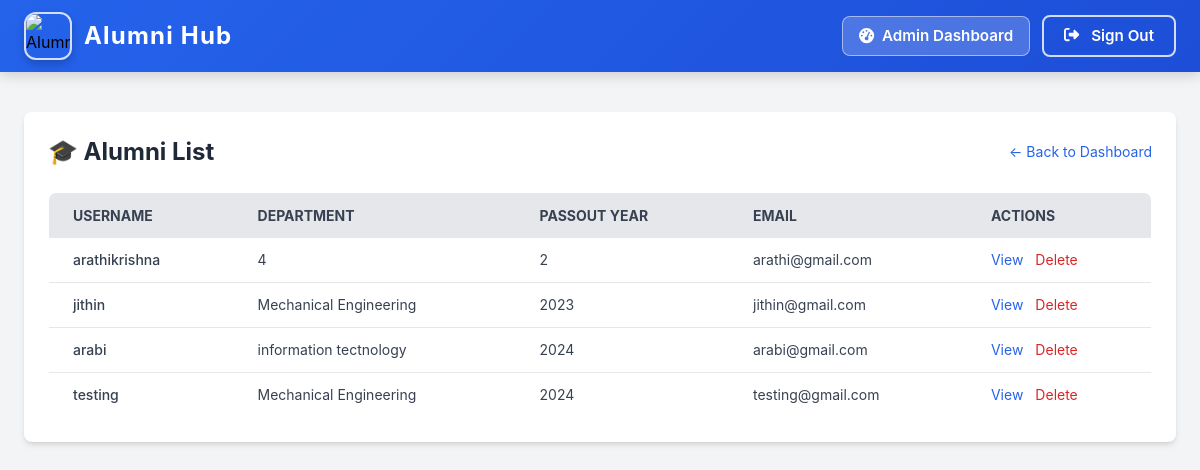
The page /alumni/ (signed in) on the database its author committed.
### myapp/models.py (models this page shows, shortened)
class AlumniProfile(models.Model):
    user = models.OneToOneField(User, on_delete=models.CASCADE, related_name='alumni_profile')
    company = models.CharField(max_length=255, blank=True, null=True)
    job_title = models.CharField(max_length=255, blank=True, null=True)
    graduation_year = models.PositiveIntegerField(default=2025)
    linkedin = models.URLField(blank=True, null=True)
    profile_picture = models.ImageField(upload_to='profile_pics/', blank=True, null=True)
    department = models.CharField(max_length=100)  # <- Make sure this exists
    passout_year = models.IntegerField(default=2025)           # <- And this too

class User(AbstractUser):
    is_alumni = models.BooleanField(default=False)
    is_student = models.BooleanField(default=False)
    groups = models.ManyToManyField(Group, related_name="custom_user_groups", blank=True)
    user_permissions = models.ManyToManyField(Permission, related_name="custom_user_permissions", blank=True)

### myapp/views.py (the view)
# urls.py: path('alumni/', admin_alumni_list, name='admin_alumni_list'),
@user_passes_test(is_admin)
@login_required(login_url='signin')
def admin_alumni_list(request):
    alumni = AlumniProfile.objects.all()
    return render(request, 'alumni_list.html', {'alumni': alumni})

### myapp/context_processors.py (called while the page is built)
def notification_count(request):
    if request.user.is_authenticated:
        return {
            'unread_notification_count': Notification.objects.filter(
                user=request.user,
                is_read=False
            ).count()
        }
    return {}

### myapp/views.py (called while the page is built)
def is_admin(user):
    return user.is_staff

### templates/alumni_list.html (shortened to what this page needs)
{% extends "home.html" %}
{% block content %}
{% include "navbar.html" %}
<section class="min-h-screen bg-gray-100 py-10 px-4">
    <div class="max-w-6xl mx-auto bg-white shadow-md rounded-lg p-6">
        <div class="flex items-center justify-between mb-6">
            <h2 class="text-2xl font-bold text-gray-800">🎓 Alumni List</h2>
            <a href="{% url 'admin_dashboard' %}" class="text-blue-600 hover:underline text-sm">← Back to Dashboard</a>
        </div>
        <div class="overflow-x-auto">
            <table class="min-w-full bg-white border border-gray-200 rounded-lg overflow-hidden">
                <thead class="bg-gray-200 text-gray-700 uppercase text-sm leading-normal">
                    <tr>
                        <th class="py-3 px-6 text-left">Username</th>
                        <th class="py-3 px-6 text-left">Department</th>
                        <th class="py-3 px-6 text-left">Passout Year</th>
                        <th class="py-3 px-6 text-left">Email</th>
                        <th class="py-3 px-6 text-left">Actions</th>
                    </tr>
                </thead>
                <tbody class="text-gray-700 text-sm divide-y divide-gray-200">
                    {% for alumni in alumni %}
                        <tr class="hover:bg-gray-50 transition-all duration-200">
                            <td class="py-3 px-6 font-medium">{{ alumni.user.username }}</td>
                            <td class="py-3 px-6">{{ alumni.department }}</td>
                            <td class="py-3 px-6">{{ alumni.passout_year }}</td>
                            <td class="py-3 px-6">{{ alumni.user.email }}</td>
                            <td class="py-3 px-6 flex space-x-3">
                                <a href="{% url 'view_alumni_profile' alumni.id %}" class="text-blue-600 hover:underline text-sm">View</a>
                                <form method="POST" action="{% url 'delete_alumni' alumni.id %}" onsubmit="return confirm('Are you sure you want to delete this alumni?');">
                                    <button type="submit" class="text-red-600 hover:underline text-sm">Delete</button>
                                </form>
                            </td>
                        </tr>
                    {% empty %}
                        <tr>
                            <td colspan="5" class="text-center py-6 text-gray-500">No alumni found.</td>
                        </tr>
                    {% endfor %}
                </tbody>
            </table>
        </div>
    </div>
</section>
{% endblock %}

### templates/navbar.html (style rules this page uses)
body { font-family: 'Inter', sans-serif; margin: 0; padding: 0; }

### rows shown on the page
AlumniProfile: user.username "arathikrishna", department "4", passout_year "2", user.email "arathi@gmail.com"
AlumniProfile: user.username "jithin", department "Mechanical Engineering", passout_year "2023", user.email "jithin@gmail.com"
AlumniProfile: user.username "arabi", department "information tectnology", passout_year "2024", user.email "arabi@gmail.com"
AlumniProfile: user.username "testing", department "Mechanical Engineering", passout_year "2024", user.email "testing@gmail.com"
